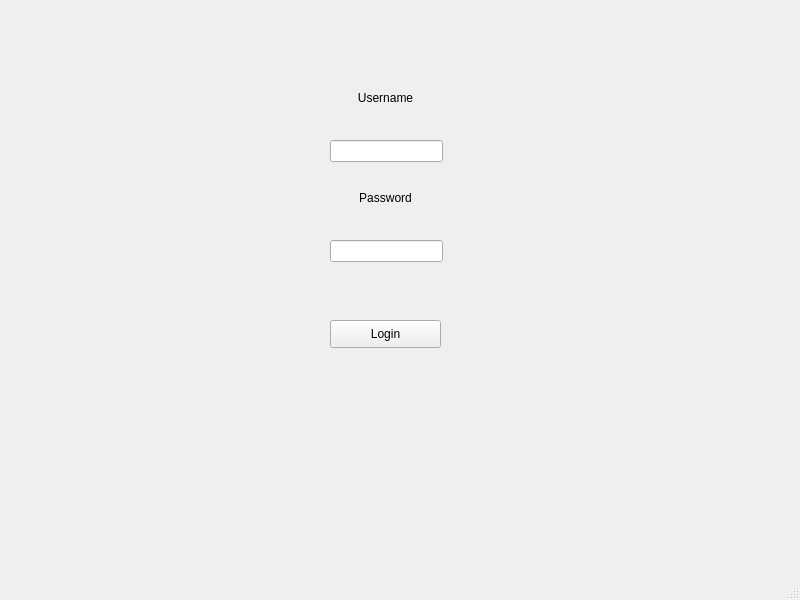
<?xml version="1.0" encoding="UTF-8"?>
<ui version="4.0">
 <class>loginform</class>
 <widget class="QMainWindow" name="loginform">
  <property name="geometry">
   <rect>
    <x>0</x>
    <y>0</y>
    <width>800</width>
    <height>600</height>
   </rect>
  </property>
  <property name="windowTitle">
   <string>MainWindow</string>
  </property>
  <property name="autoFillBackground">
   <bool>false</bool>
  </property>
  <widget class="QWidget" name="centralwidget">
   <widget class="QLineEdit" name="lineEdit">
    <property name="geometry">
     <rect>
      <x>330</x>
      <y>140</y>
      <width>113</width>
      <height>22</height>
     </rect>
    </property>
   </widget>
   <widget class="QLineEdit" name="passwordinput">
    <property name="geometry">
     <rect>
      <x>330</x>
      <y>240</y>
      <width>113</width>
      <height>22</height>
     </rect>
    </property>
    <property name="echoMode">
     <enum>QLineEdit::Password</enum>
    </property>
   </widget>
   <widget class="QLabel" name="name">
    <property name="geometry">
     <rect>
      <x>330</x>
      <y>90</y>
      <width>111</width>
      <height>16</height>
     </rect>
    </property>
    <property name="text">
     <string>Username</string>
    </property>
    <property name="alignment">
     <set>Qt::AlignCenter</set>
    </property>
   </widget>
   <widget class="QLabel" name="password">
    <property name="geometry">
     <rect>
      <x>330</x>
      <y>190</y>
      <width>111</width>
      <height>16</height>
     </rect>
    </property>
    <property name="layoutDirection">
     <enum>Qt::LeftToRight</enum>
    </property>
    <property name="text">
     <string>Password</string>
    </property>
    <property name="alignment">
     <set>Qt::AlignCenter</set>
    </property>
   </widget>
   <widget class="QPushButton" name="login">
    <property name="geometry">
     <rect>
      <x>330</x>
      <y>320</y>
      <width>111</width>
      <height>28</height>
     </rect>
    </property>
    <property name="text">
     <string>Login</string>
    </property>
   </widget>
  </widget>
  <widget class="QMenuBar" name="menubar">
   <property name="geometry">
    <rect>
     <x>0</x>
     <y>0</y>
     <width>800</width>
     <height>26</height>
    </rect>
   </property>
  </widget>
  <widget class="QStatusBar" name="statusbar"/>
 </widget>
 <resources/>
 <connections/>
</ui>
